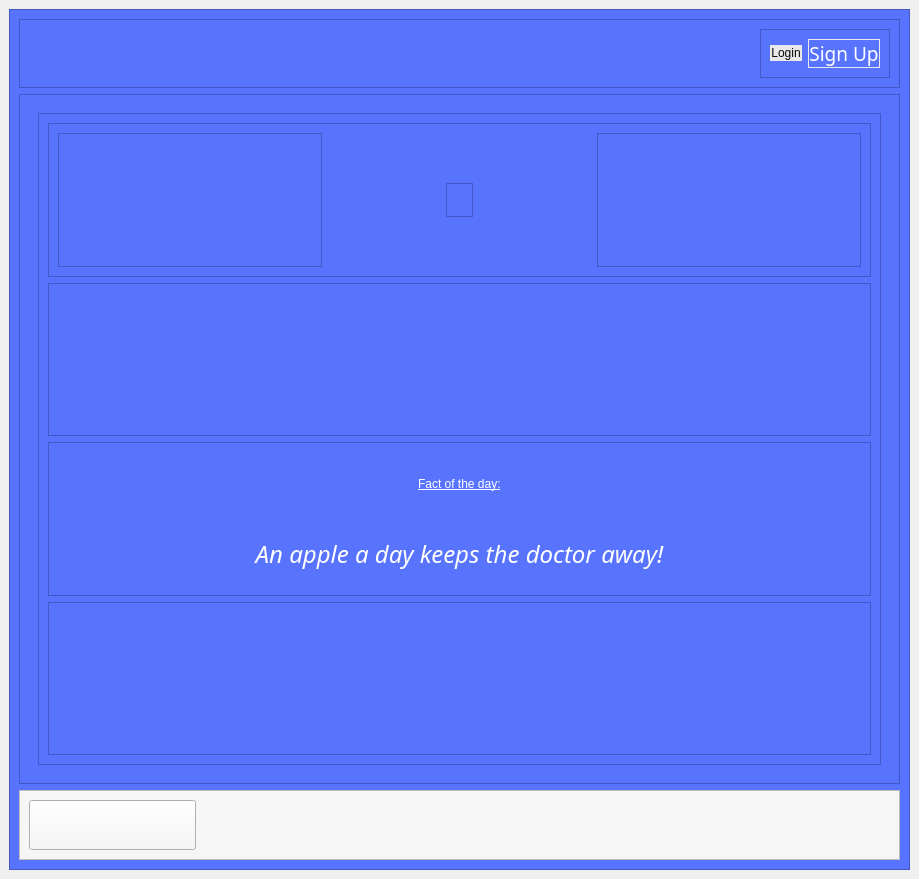
<?xml version="1.0" encoding="UTF-8"?>
<ui version="4.0">
 <class>homepage</class>
 <widget class="QMainWindow" name="homepage">
  <property name="geometry">
   <rect>
    <x>0</x>
    <y>0</y>
    <width>919</width>
    <height>879</height>
   </rect>
  </property>
  <property name="windowTitle">
   <string>MainWindow</string>
  </property>
  <widget class="QWidget" name="centralwidget">
   <layout class="QGridLayout" name="gridLayout">
    <item row="0" column="0">
     <widget class="QFrame" name="frame">
      <property name="styleSheet">
       <string notr="true">background-color: rgb(88, 116, 255);</string>
      </property>
      <property name="frameShape">
       <enum>QFrame::StyledPanel</enum>
      </property>
      <property name="frameShadow">
       <enum>QFrame::Raised</enum>
      </property>
      <layout class="QVBoxLayout" name="verticalLayout_2">
       <item>
        <widget class="QFrame" name="frame_2">
         <property name="frameShape">
          <enum>QFrame::StyledPanel</enum>
         </property>
         <property name="frameShadow">
          <enum>QFrame::Raised</enum>
         </property>
         <layout class="QHBoxLayout" name="horizontalLayout">
          <item alignment="Qt::AlignRight|Qt::AlignTop">
           <widget class="QFrame" name="frame_6">
            <property name="frameShape">
             <enum>QFrame::StyledPanel</enum>
            </property>
            <property name="frameShadow">
             <enum>QFrame::Raised</enum>
            </property>
            <layout class="QHBoxLayout" name="horizontalLayout_4">
             <item>
              <widget class="QPushButton" name="blogin">
               <property name="styleSheet">
                <string notr="true">QPushButton#blogin{
font: 14pt &quot;Poppins&quot;;
 color: #090909;
 border-radius: 0.5em;
 background: #e8e8e8;
 border: 1px solid #e8e8e8;
 padding-left: 0.5em;
 padding-right: 0.5em;
}


QPushButton#blogin:hover {
font: 14pt &quot;Poppins&quot;;
 border: 1px solid white;
}</string>
               </property>
               <property name="text">
                <string>Login</string>
               </property>
              </widget>
             </item>
             <item>
              <widget class="QPushButton" name="bsignup">
               <property name="font">
                <font>
                 <family>Poppins</family>
                 <pointsize>14</pointsize>
                 <italic>false</italic>
                 <bold>false</bold>
                </font>
               </property>
               <property name="styleSheet">
                <string notr="true">QPushButton#bsignup{
 font: 14pt &quot;Poppins&quot;;
 color: #ffffff;
 border-radius: 0.5em;
 border: 1px solid #e8e8e8;
 padding-left: 0.5em;
 padding-right: 0.5em;
}

QPushButton#bsignup:hover {
font: 14pt &quot;Poppins&quot;;
 border: 1px solid white;
color:#090909;
 background: #e8e8e8;
}
</string>
               </property>
               <property name="text">
                <string>Sign Up</string>
               </property>
              </widget>
             </item>
            </layout>
           </widget>
          </item>
         </layout>
        </widget>
       </item>
       <item>
        <widget class="QFrame" name="frame_3">
         <property name="frameShape">
          <enum>QFrame::StyledPanel</enum>
         </property>
         <property name="frameShadow">
          <enum>QFrame::Raised</enum>
         </property>
         <layout class="QHBoxLayout" name="horizontalLayout_2">
          <item>
           <widget class="QStackedWidget" name="stackedWidget">
            <property name="enabled">
             <bool>true</bool>
            </property>
            <property name="currentIndex">
             <number>0</number>
            </property>
            <widget class="QWidget" name="home">
             <layout class="QGridLayout" name="gridLayout_2">
              <item row="0" column="0">
               <widget class="QFrame" name="frame_7">
                <property name="frameShape">
                 <enum>QFrame::StyledPanel</enum>
                </property>
                <property name="frameShadow">
                 <enum>QFrame::Raised</enum>
                </property>
                <layout class="QVBoxLayout" name="verticalLayout">
                 <item>
                  <widget class="QFrame" name="frame_8">
                   <property name="frameShape">
                    <enum>QFrame::StyledPanel</enum>
                   </property>
                   <property name="frameShadow">
                    <enum>QFrame::Raised</enum>
                   </property>
                   <layout class="QHBoxLayout" name="horizontalLayout_6">
                    <item>
                     <widget class="QFrame" name="frame_10">
                      <property name="frameShape">
                       <enum>QFrame::StyledPanel</enum>
                      </property>
                      <property name="frameShadow">
                       <enum>QFrame::Raised</enum>
                      </property>
                     </widget>
                    </item>
                    <item alignment="Qt::AlignHCenter|Qt::AlignVCenter">
                     <widget class="QFrame" name="frame_11">
                      <property name="frameShape">
                       <enum>QFrame::StyledPanel</enum>
                      </property>
                      <property name="frameShadow">
                       <enum>QFrame::Raised</enum>
                      </property>
                      <layout class="QHBoxLayout" name="horizontalLayout_7">
                       <item>
                        <widget class="QLabel" name="label">
                         <property name="text">
                          <string/>
                         </property>
                         <property name="pixmap">
                          <pixmap>../images/PoCoH.png</pixmap>
                         </property>
                         <property name="scaledContents">
                          <bool>false</bool>
                         </property>
                        </widget>
                       </item>
                      </layout>
                     </widget>
                    </item>
                    <item>
                     <widget class="QFrame" name="frame_12">
                      <property name="frameShape">
                       <enum>QFrame::StyledPanel</enum>
                      </property>
                      <property name="frameShadow">
                       <enum>QFrame::Raised</enum>
                      </property>
                     </widget>
                    </item>
                   </layout>
                  </widget>
                 </item>
                 <item>
                  <widget class="QFrame" name="frame_13">
                   <property name="frameShape">
                    <enum>QFrame::StyledPanel</enum>
                   </property>
                   <property name="frameShadow">
                    <enum>QFrame::Raised</enum>
                   </property>
                   <layout class="QVBoxLayout" name="verticalLayout_4">
                    <item alignment="Qt::AlignHCenter">
                     <widget class="QLabel" name="label_4">
                      <property name="maximumSize">
                       <size>
                        <width>290</width>
                        <height>290</height>
                       </size>
                      </property>
                      <property name="text">
                       <string/>
                      </property>
                      <property name="pixmap">
                       <pixmap>../images/3-01.png</pixmap>
                      </property>
                      <property name="scaledContents">
                       <bool>true</bool>
                      </property>
                     </widget>
                    </item>
                   </layout>
                  </widget>
                 </item>
                 <item>
                  <widget class="QFrame" name="frame_9">
                   <property name="frameShape">
                    <enum>QFrame::StyledPanel</enum>
                   </property>
                   <property name="frameShadow">
                    <enum>QFrame::Raised</enum>
                   </property>
                   <layout class="QVBoxLayout" name="verticalLayout_3">
                    <item alignment="Qt::AlignHCenter">
                     <widget class="QLabel" name="label_3">
                      <property name="styleSheet">
                       <string notr="true">font: 600 19pt &quot;Poppins&quot;;
color: rgb(255, 255, 255);</string>
                      </property>
                      <property name="text">
                       <string>&lt;html&gt;&lt;head/&gt;&lt;body&gt;&lt;p&gt;&lt;span style=&quot; text-decoration: underline;&quot;&gt;Fact of the day:&lt;/span&gt;&lt;/p&gt;&lt;/body&gt;&lt;/html&gt;</string>
                      </property>
                     </widget>
                    </item>
                    <item>
                     <widget class="QLabel" name="label_2">
                      <property name="font">
                       <font>
                        <family>Poppins</family>
                        <pointsize>18</pointsize>
                        <italic>true</italic>
                       </font>
                      </property>
                      <property name="autoFillBackground">
                       <bool>false</bool>
                      </property>
                      <property name="styleSheet">
                       <string notr="true">padding-top: 0.5em;
color: rgb(255, 255, 255);</string>
                      </property>
                      <property name="text">
                       <string>An apple a day keeps the doctor away!</string>
                      </property>
                      <property name="alignment">
                       <set>Qt::AlignCenter</set>
                      </property>
                      <property name="wordWrap">
                       <bool>true</bool>
                      </property>
                     </widget>
                    </item>
                   </layout>
                  </widget>
                 </item>
                 <item>
                  <widget class="QFrame" name="frame_5">
                   <property name="frameShape">
                    <enum>QFrame::StyledPanel</enum>
                   </property>
                   <property name="frameShadow">
                    <enum>QFrame::Raised</enum>
                   </property>
                   <layout class="QHBoxLayout" name="horizontalLayout_3"/>
                  </widget>
                 </item>
                </layout>
               </widget>
              </item>
             </layout>
            </widget>
            <widget class="QWidget" name="precautions"/>
            <widget class="QWidget" name="profile"/>
            <widget class="QWidget" name="exercises"/>
            <widget class="QWidget" name="diet"/>
            <widget class="QWidget" name="homeremedies"/>
           </widget>
          </item>
         </layout>
        </widget>
       </item>
       <item>
        <widget class="QFrame" name="frame_4">
         <property name="styleSheet">
          <string notr="true">background-color: #f6f6f6;
border-radius: 1.5em;</string>
         </property>
         <property name="frameShape">
          <enum>QFrame::StyledPanel</enum>
         </property>
         <property name="frameShadow">
          <enum>QFrame::Raised</enum>
         </property>
         <layout class="QHBoxLayout" name="horizontalLayout_5">
          <item>
           <widget class="QPushButton" name="bhome">
            <property name="minimumSize">
             <size>
              <width>0</width>
              <height>50</height>
             </size>
            </property>
            <property name="text">
             <string/>
            </property>
            <property name="icon">
             <iconset>
              <normaloff>../images/icons/c-home.png</normaloff>../images/icons/c-home.png</iconset>
            </property>
            <property name="iconSize">
             <size>
              <width>35</width>
              <height>35</height>
             </size>
            </property>
           </widget>
          </item>
          <item>
           <widget class="QPushButton" name="bexercise">
            <property name="minimumSize">
             <size>
              <width>0</width>
              <height>50</height>
             </size>
            </property>
            <property name="toolTip">
             <string>&lt;html&gt;&lt;head/&gt;&lt;body&gt;&lt;p&gt;Exercises&lt;/p&gt;&lt;/body&gt;&lt;/html&gt;</string>
            </property>
            <property name="styleSheet">
             <string notr="true">border: none;</string>
            </property>
            <property name="text">
             <string/>
            </property>
            <property name="icon">
             <iconset>
              <normaloff>../images/icons/c-exercise.png</normaloff>../images/icons/c-exercise.png</iconset>
            </property>
            <property name="iconSize">
             <size>
              <width>35</width>
              <height>35</height>
             </size>
            </property>
           </widget>
          </item>
          <item>
           <widget class="QPushButton" name="bdiet">
            <property name="minimumSize">
             <size>
              <width>0</width>
              <height>50</height>
             </size>
            </property>
            <property name="toolTip">
             <string>&lt;html&gt;&lt;head/&gt;&lt;body&gt;&lt;p&gt;Diets&lt;/p&gt;&lt;/body&gt;&lt;/html&gt;</string>
            </property>
            <property name="styleSheet">
             <string notr="true">border: none;</string>
            </property>
            <property name="text">
             <string/>
            </property>
            <property name="icon">
             <iconset>
              <normaloff>../images/icons/c-diet.png</normaloff>../images/icons/c-diet.png</iconset>
            </property>
            <property name="iconSize">
             <size>
              <width>35</width>
              <height>35</height>
             </size>
            </property>
           </widget>
          </item>
          <item>
           <widget class="QPushButton" name="bremedies">
            <property name="minimumSize">
             <size>
              <width>0</width>
              <height>50</height>
             </size>
            </property>
            <property name="toolTip">
             <string>&lt;html&gt;&lt;head/&gt;&lt;body&gt;&lt;p&gt;Remedies&lt;/p&gt;&lt;/body&gt;&lt;/html&gt;</string>
            </property>
            <property name="styleSheet">
             <string notr="true">border: none;</string>
            </property>
            <property name="text">
             <string/>
            </property>
            <property name="icon">
             <iconset>
              <normaloff>../images/icons/c-home-remedies.png</normaloff>../images/icons/c-home-remedies.png</iconset>
            </property>
            <property name="iconSize">
             <size>
              <width>35</width>
              <height>35</height>
             </size>
            </property>
           </widget>
          </item>
          <item>
           <widget class="QPushButton" name="bprofile">
            <property name="minimumSize">
             <size>
              <width>0</width>
              <height>50</height>
             </size>
            </property>
            <property name="toolTip">
             <string>&lt;html&gt;&lt;head/&gt;&lt;body&gt;&lt;p&gt;Profile&lt;/p&gt;&lt;/body&gt;&lt;/html&gt;</string>
            </property>
            <property name="styleSheet">
             <string notr="true">border: none;</string>
            </property>
            <property name="text">
             <string/>
            </property>
            <property name="icon">
             <iconset>
              <normaloff>../images/icons/profile-black.png</normaloff>../images/icons/profile-black.png</iconset>
            </property>
            <property name="iconSize">
             <size>
              <width>35</width>
              <height>35</height>
             </size>
            </property>
           </widget>
          </item>
         </layout>
        </widget>
       </item>
      </layout>
     </widget>
    </item>
   </layout>
  </widget>
 </widget>
 <resources/>
 <connections/>
</ui>
